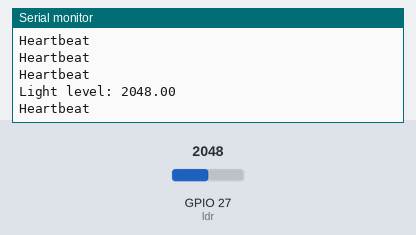
This sketch was run on a simulated ESP32. Shown: the last lines printed to the serial monitor. The test bench sets the inputs (shaded band); at power-on: GPIO 27 (ldr) = 2048.

Above: at 2.2 s.
2.3 s: GPIO 27 (ldr) set to 2866
At 2.36 s:
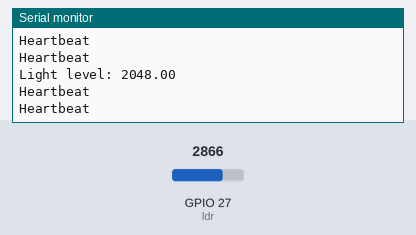
3.8 s: GPIO 27 (ldr) set to 3603
At 3.96 s:
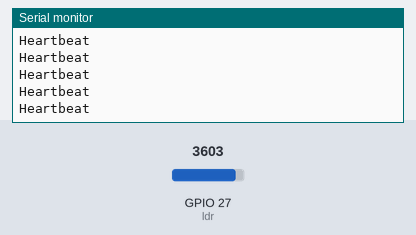
Timing chart, 0 to 6.8 s (numbered marks = the images above; inputs shaded):
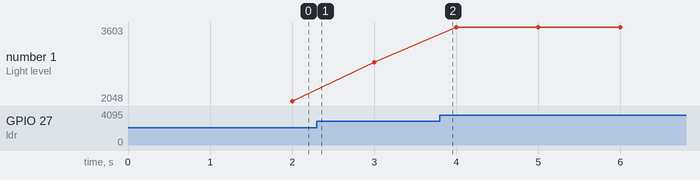

Measured:
- plotted number 1: 2048 → 2866 after the input at 2.3 s, 2866 → 3603 after the input at 3.8 s

The sketch:

sketch_sep30a.ino
```cpp
const uint8_t ldr = 27; // ADC pin on the ESP32

hw_timer_t *timer = NULL;
portMUX_TYPE timerMux = portMUX_INITIALIZER_UNLOCKED;

volatile float light = 0;
unsigned long lastHeartbeat = 0;

// Inside the ISR
void IRAM_ATTR onTimer() {
  // Timer ISR: read ADC value
  portENTER_CRITICAL_ISR(&timerMux); // entering the critical section
  light = analogRead(ldr);
  Serial.print("Light level: ");
  Serial.println(light);
  portEXIT_CRITICAL_ISR(&timerMux);
}

void setup() {
  // put your setup code here, to run once:
  Serial.begin(115200);
  delay(1000);

  // Configure timer to interrupt every 5 second
  timer = timerBegin(1000000); // 5MHz
  timerAttachInterrupt(timer, &onTimer); //attatch interrupt to timer
  timerWrite(timer, 1000000); // set counter value on the timer for 5 second period
  timerAlarm(timer, 1000000, true, 0); // enable alarm
}

void loop() {
  // Task 2: Heartbeat task (should run every 200ms)
  if (millis() - lastHeartbeat >= 200) {
    lastHeartbeat = millis();
    Serial.println("Heartbeat");
  }
}
  
```
